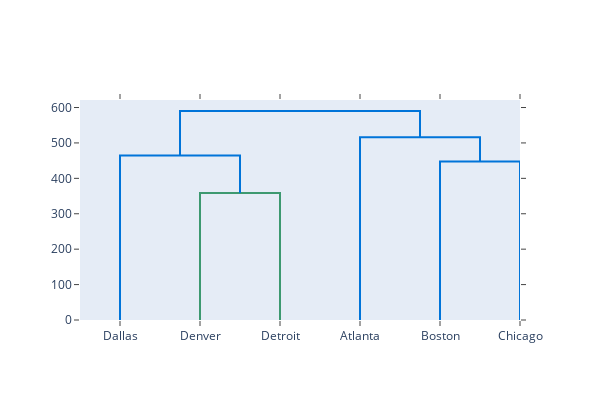

The notebook cell saved with this chart:
### Markdown cell above
Use the `create_dendrogram` function in `plotly.figure_factory` with three arguments:

- `dta_crime`: the data
- `labels=dta_crime.index`: the labels of the observations
- `linkagefun=lambda x: linkage(dta_crime, 'single', metric='euclidean')`: the type of linkage, single linkage with Euclidean distance

Name this object `fig_crime`.

### Code cell
fig_crime = ff.create_dendrogram(dta_crime, 
                           labels=dta_crime.index,
                           linkagefun=lambda x: linkage(dta_crime, 'single', metric='euclidean'))

### Figure 1 — Plotly figure (JSON) as saved in the notebook; plotly's stock layout.template omitted (floating-point values rounded to 4 significant figures)
{"data": [{"hoverinfo": "text", "marker": {"color": "rgb(61,153,112)"}, "mode": "lines", "type": "scatter", "x": [15, 15, 25, 25], "xaxis": "x", "y": [0, 358.7, 358.7, 0], "yaxis": "y"}, {"hoverinfo": "text", "marker": {"color": "rgb(0,116,217)"}, "mode": "lines", "type": "scatter", "x": [5, 5, 20, 20], "xaxis": "x", "y": [0, 464.5, 464.5, 358.7], "yaxis": "y"}, {"hoverinfo": "text", "marker": {"color": "rgb(0,116,217)"}, "mode": "lines", "type": "scatter", "x": [45, 45, 55, 55], "xaxis": "x", "y": [0, 447.4, 447.4, 0], "yaxis": "y"}, {"hoverinfo": "text", "marker": {"color": "rgb(0,116,217)"}, "mode": "lines", "type": "scatter", "x": [35, 35, 50, 50], "xaxis": "x", "y": [0, 516.4, 516.4, 447.4], "yaxis": "y"}, {"hoverinfo": "text", "marker": {"color": "rgb(0,116,217)"}, "mode": "lines", "type": "scatter", "x": [12.5, 12.5, 42.5, 42.5], "xaxis": "x", "y": [464.5, 590.2, 590.2, 516.4], "yaxis": "y"}], "layout": {"autosize": false, "height": 400, "hovermode": "closest", "showlegend": false, "width": 600, "xaxis": {"mirror": "allticks", "rangemode": "tozero", "showgrid": false, "showline": true, "showticklabels": true, "tickmode": "array", "ticks": "outside", "ticktext": ["Dallas", "Denver", "Detroit", "Atlanta", "Boston", "Chicago"], "tickvals": [5, 15, 25, 35, 45, 55], "type": "linear", "zeroline": false}, "yaxis": {"mirror": "allticks", "rangemode": "tozero", "showgrid": false, "showline": true, "showticklabels": true, "ticks": "outside", "type": "linear", "zeroline": false}}}
